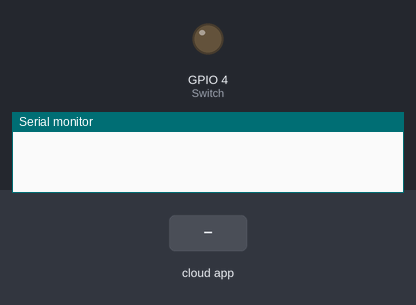
Simulated run of this sketch. Board: ESP8266 (NodeMCU). Shown: output pins drawn as LEDs (lit = HIGH), the last lines printed to the serial monitor. The inputs (shaded band) are chosen by the test bench. WiFi joins after 1.5 s; servers stay silent unless stated.

Above: at 2.7 s.
2.8 s: the phone or cloud app sets light to 1
At 3.6 s:
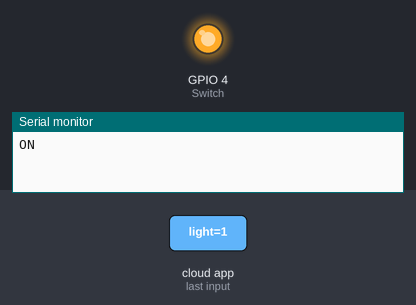
4.5 s: the phone or cloud app sets light to 0
At 4.8 s:
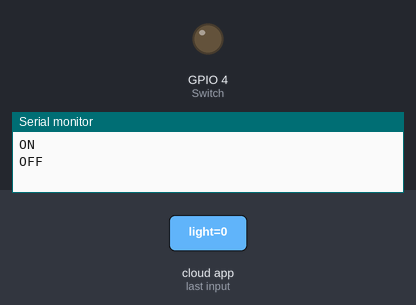
Timing chart, 0 to 7.5 s (numbered marks = the images above; inputs shaded):
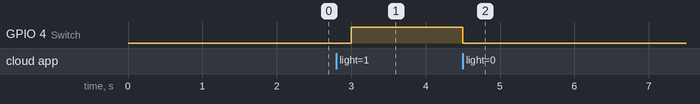

The sketch:

alexa_home_automation__apr22a.ino
```cpp
#include "arduino_secrets.h"
/*
  Sketch generated by the Arduino IoT Cloud Thing "Untitled"
  https://create.arduino.cc/cloud/things/ea34e5ee-ea2d-4223-970f-a4f3532cc982

  Arduino IoT Cloud Variables description

  The following variables are automatically generated and updated when changes are made to the Thing

  CloudSwitch light;

  Variables which are marked as READ/WRITE in the Cloud Thing will also have functions
  which are called when their values are changed from the Dashboard.
  These functions are generated with the Thing and added at the end of this sketch.
*/

#include "thingProperties.h"

const int Switch=4;

void setup() {
  // Initialize serial and wait for port to open:
  Serial.begin(9600);
  // This delay gives the chance to wait for a Serial Monitor without blocking if none is found
  delay(1500);
pinMode(Switch,OUTPUT);
  // Defined in thingProperties.h
  initProperties();

  // Connect to Arduino IoT Cloud
  ArduinoCloud.begin(ArduinoIoTPreferredConnection);

  /*
     The following function allows you to obtain more information
     related to the state of network and IoT Cloud connection and errors
     the higher number the more granular information you’ll get.
     The default is 0 (only errors).
     Maximum is 4
 */
  setDebugMessageLevel(2);
  ArduinoCloud.printDebugInfo();
}

void loop() {
  ArduinoCloud.update();
  // Your code here


}


/*
  Since Light is READ_WRITE variable, onLightChange() is
  executed every time a new value is received from IoT Cloud.
*/
void onLightChange()  {
  // Add your code here to act upon Light change
   if(light)
  {
    digitalWrite(Switch,HIGH);
    Serial.println("ON");
  }
  else
  {
    digitalWrite(Switch,LOW);
    Serial.println("OFF");
  }
}
```

arduino_secrets.h
```cpp
#define SECRET_SSID ""
#define SECRET_OPTIONAL_PASS ""
#define SECRET_DEVICE_KEY ""
```

thingProperties.h
```cpp
// Code generated by Arduino IoT Cloud, DO NOT EDIT.

#include <ArduinoIoTCloud.h>
#include <Arduino_ConnectionHandler.h>

const char DEVICE_LOGIN_NAME[]  = "b93b4023-6c53-40f7-8b1c-7f1ed5bb0465";

const char SSID[]               = SECRET_SSID;    // Network SSID (name)
const char PASS[]               = SECRET_OPTIONAL_PASS;    // Network password (use for WPA, or use as key for WEP)
const char DEVICE_KEY[]  = SECRET_DEVICE_KEY;    // Secret device password

void onLightChange();

CloudSwitch light;

void initProperties(){

  ArduinoCloud.setBoardId(DEVICE_LOGIN_NAME);
  ArduinoCloud.setSecretDeviceKey(DEVICE_KEY);
  ArduinoCloud.addProperty(light, READWRITE, ON_CHANGE, onLightChange);

}

WiFiConnectionHandler ArduinoIoTPreferredConnection(SSID, PASS);
```

Measured:
- after the input at 2.8 s, GPIO 4 (Switch): LOW → HIGH after 0.20 s
- after the input at 4.5 s, GPIO 4 (Switch): HIGH → LOW at once
